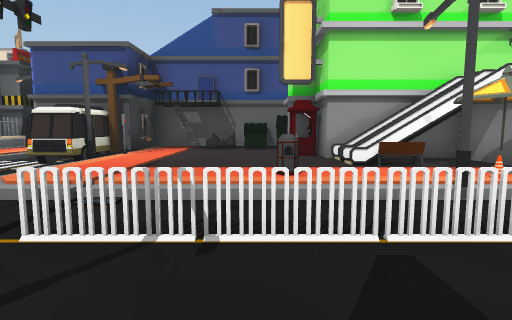
[1] (above)

24 first-person views from a walk through a scene from a Unity 3-D project. The camera is 1.4 m above the floor, tilts 6° down and sees 80° across. The floor is counted in squares, 2 m on a side. Each view is taken from the middle of a square. On the plan, view 1 faces up. The plan holds only what a view shows up to about 10 squares ahead; the rest is blank. The place goes on beyond the plan. Surface patterns are stand-ins for the level's own textures.

[2]
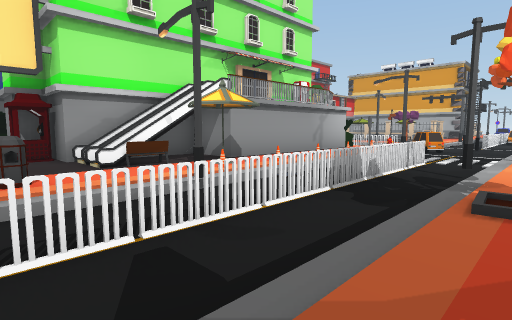

[3]
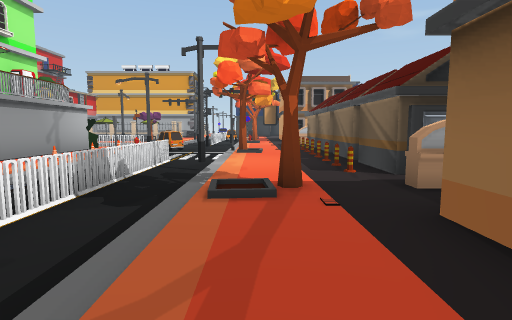

[4]
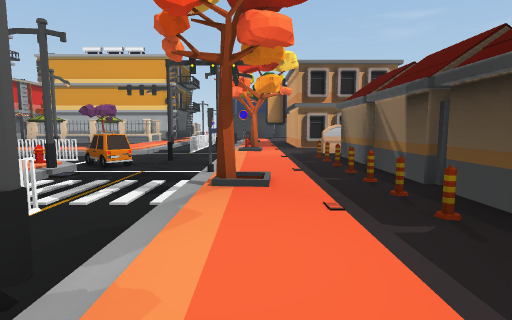

[5]
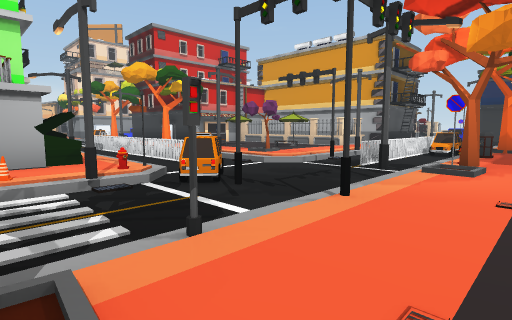

[6]
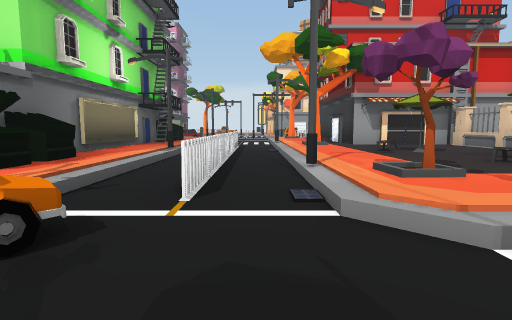

[7]
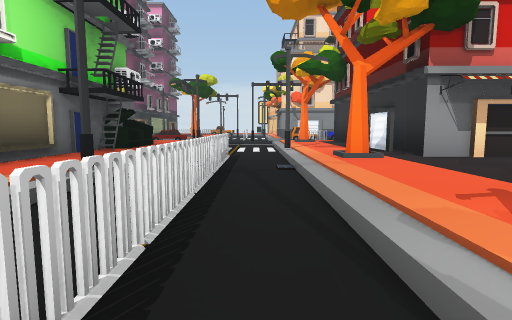

[8]
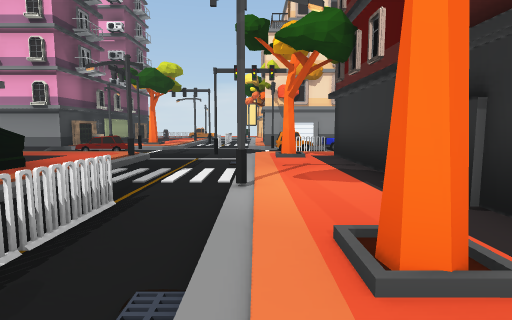

[9]
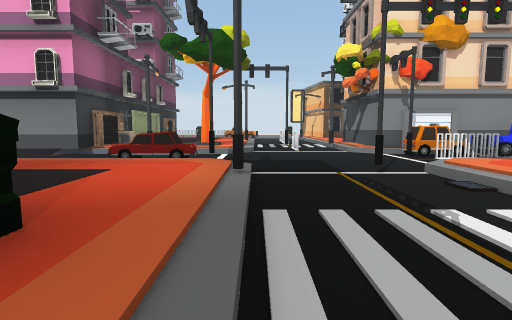

[10]
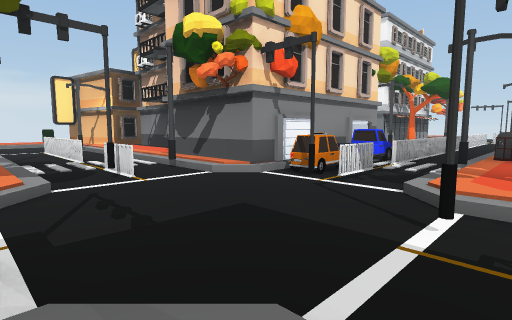

[11]
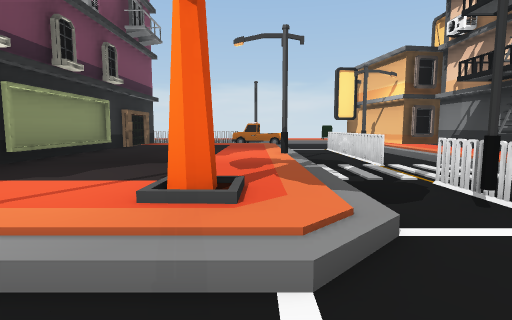

[12]
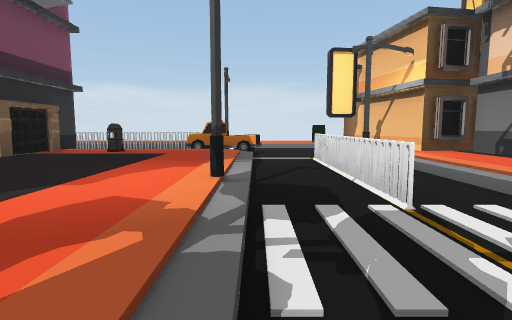

[13]
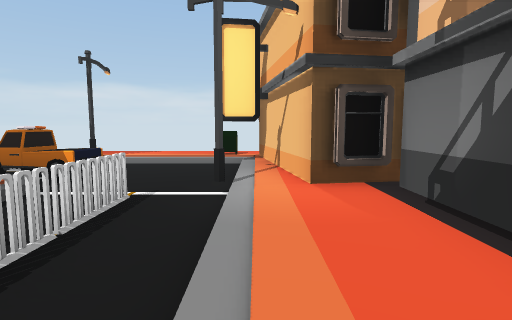

[14]
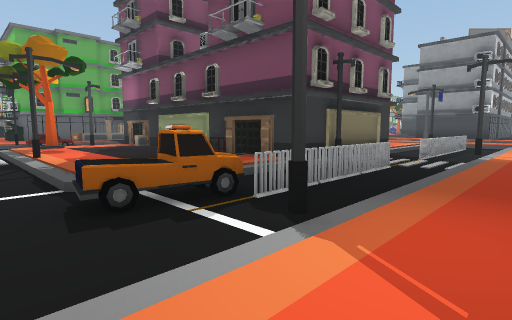

[15]
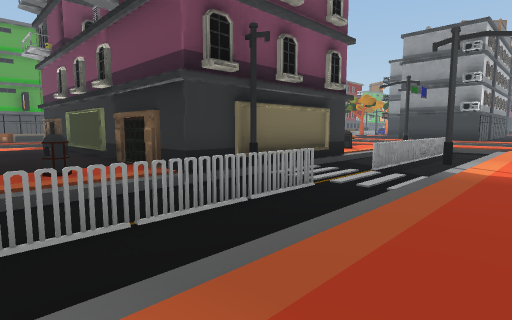

[16]
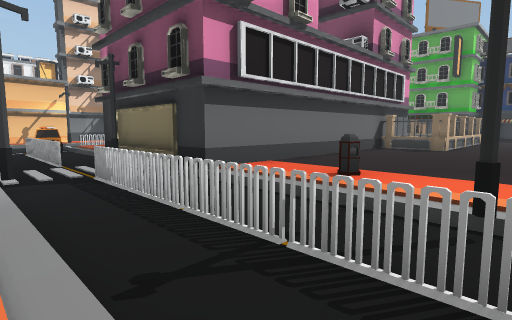

[17]
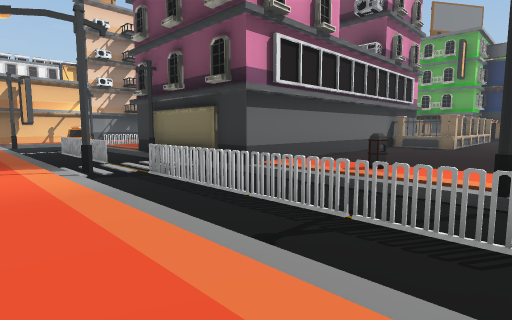

[18]
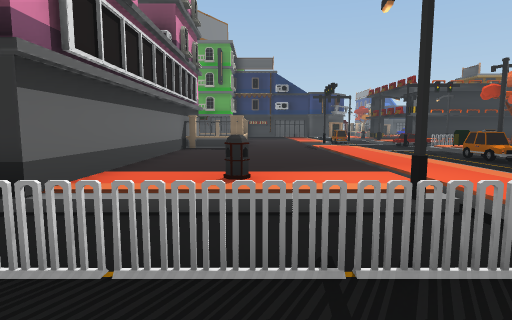

[19]
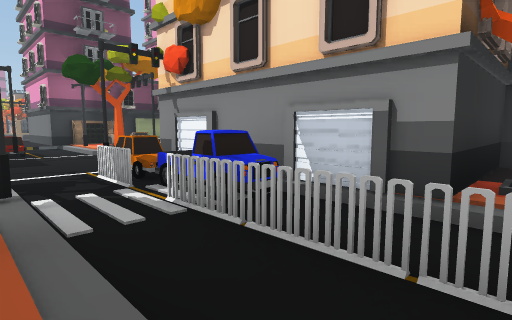

[20]
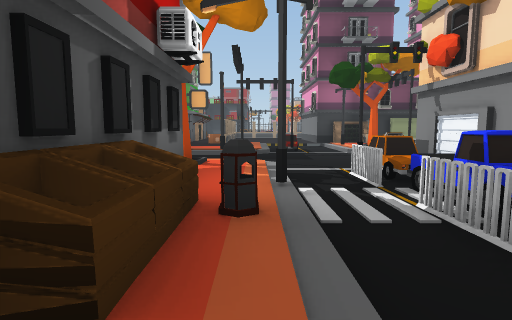

[21]
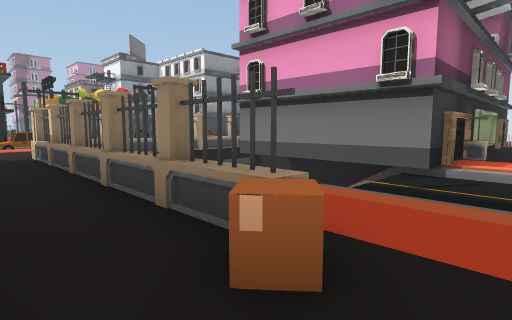

[22]
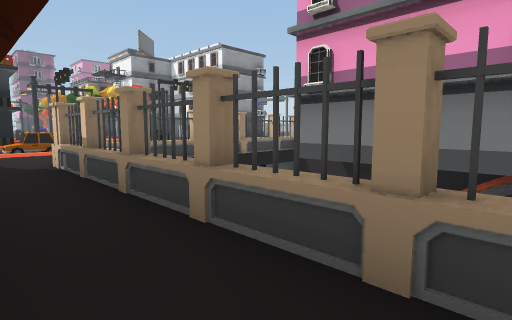

[23]
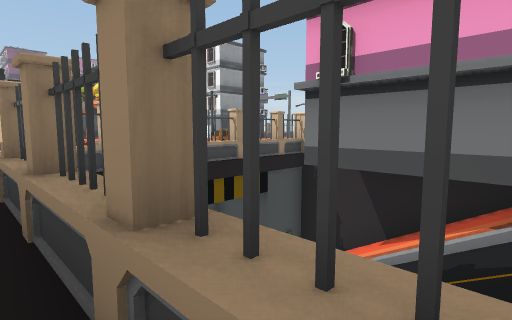

[24]
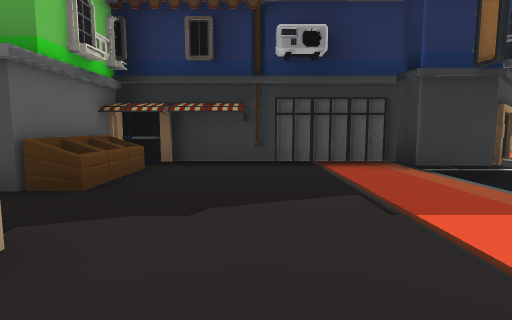

### Floor plan
Key: @ floor where view 1 was taken; # wall or solid block; x gap in a wall; . main floor; - floor 0.25 m lower than the main floor; / step, stairs or slope; = window, fence, low wall or low ledge; ^ raised ledge; v drop or lower ground; B building; S streetlight; U bus; I bin; F fence; T tree; C cone; A barricade; E taxi; R car; K truck; M mailbox; G box; O other object.
Columns run from 4 left of view 1 to 22 right of it. Each row starts with its distance up from view 1.
 36   ..................
 35  v................M.
 34   v----S-------S---.
 33   FFFFFF--FFFFFKK--.
 32  vS////-##S-////K--.#
 31 vv..I..##  #.I../--S##
 30 vv.....#   #..../F-..#
 29 vv.....#   #..../F-..#
 28 vv.....    #..../F-..#
 27 vv.....    #....SF-..
 26 vv.....    #..../--.     #
 25  v.....    #..../--.     #.
 24    ..#######..../FSS     #T
 23    ..= ///##.STO/--TT### #O
 22         //B#////----EEBR///
 21          //---------FF-FFFF
 20           /--RR------------
 19    .       ...../-#/..S.I..
 18 Ev...    #/=....S--.T.##B#
 17 vv..........G.../--..##
 16 vv............../--..#
 15 vv...B#       #./--..#
 14 #v.  B#       #./--S.#
 13 #######       #./F-..#
 12      #        #. F-.T######
 11      #        #./F-.O...#B
 10 ##.=^#        #.SF-.....^
  9 #v...##       #./F-../O.=
  8 Sv...B#       #./F-.....
  7 Uv....####    #./F-....
  6 vv....BO ######./F-S..
  5 vv..I...O......./F-.T.
  4  v....SO.OO.OCSOO/-/..S
  3   ---------  ---E---#--
  2   -FFxFFFFFFF-------FFFFFE
  1    ///////S///#/#/S/////O
  0     @../T....T..../TO.I.T
 -1      ...............
 -2       #.OAOOAAAOO.O.
 -3         OB B B B  O

Where each view was taken, in squares from view 1:
view 1: 0 up, 0 right, facing up
view 2: 0 up, 0 right, facing up-right
view 3: 0 up, 0 right, facing right
view 4: 0 up, 5 right, facing right
view 5: 1 down, 9 right, facing up-right
view 6: 2 up, 14 right, facing up
view 7: 6 up, 14 right, facing up
view 8: 10 up, 15 right, facing up
view 9: 14 up, 12 right, facing up
view 10: 18 up, 11 right, facing up-right
view 11: 21 up, 11 right, facing up
view 12: 24 up, 12 right, facing up
view 13: 27 up, 15 right, facing up
view 14: 36 up, 13 right, facing down-left
view 15: 36 up, 10 right, facing down-left
view 16: 35 up, 2 left, facing down-right
view 17: 36 up, 2 left, facing down-right
view 18: 35 up, 0 right, facing down
view 19: 19 up, 22 right, facing up-left
view 20: 19 up, 22 right, facing left
view 21: 16 up, 9 right, facing up-left
view 22: 16 up, 7 right, facing up-left
view 23: 17 up, 6 right, facing up-left
view 24: 19 up, 1 left, facing down
